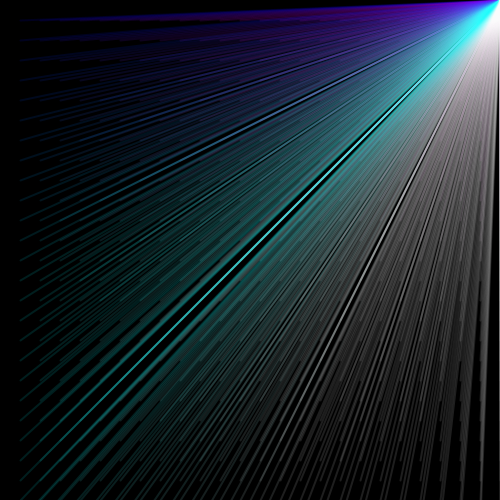
Frame 1 (no input)
Frame 60 (the mouse pressed at the canvas centre just before this capture): identical to frame 1, image omitted
Frame 120 (the mouse held since frame 60 and released just before this capture): identical to frame 1, image omitted

The Processing sketch that drew this single still picture (run headless with seeded random() and noise(); from frame 60 on, the mouse is pressed at the canvas centre):

// Processing sketch: processing_31637
// ── processing_31637.pde

void setup(){

size (500,500);
smooth ();
background(0);
strokeWeight(2);
for (int y=0; y<=500; y+=20){
for (int x=0; x<=500; x+=20){
  stroke (x,y,255,30);
  line(500,0,x+20,y+20);
}
}

}
void draw(){

}
                
